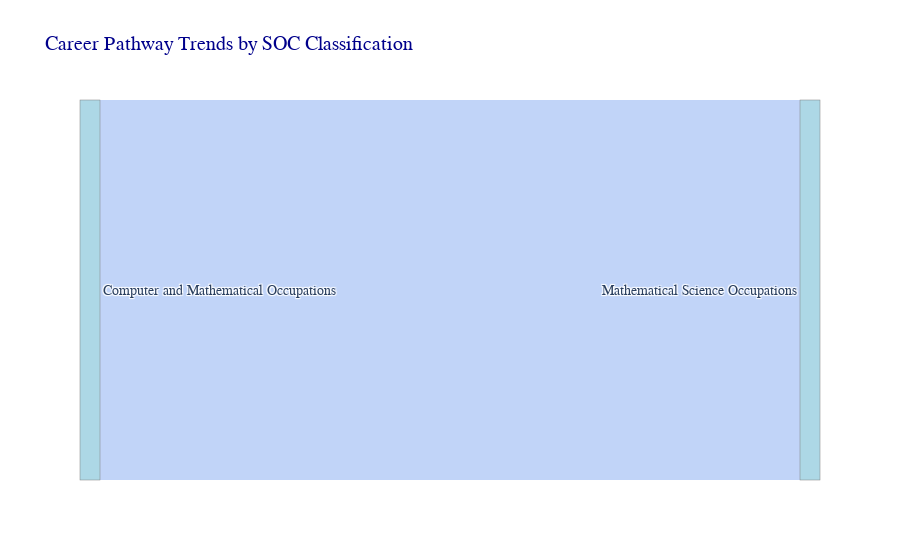

Source (notebook cell):
### Markdown cell above
# Career Pathway Trends (Sankey Diagram)
- Visualize job transitions between different occupation levels.
- **Aggregate Data**
  - Identify career transitions between **SOC job classifications**.
- **Visualize results**
  - Create a **Sankey diagram** where:
    - **Source** = `SOC_2021_2_NAME`
    - **Target** = `SOC_2021_3_NAME`
    - **Value** = Number of transitions
  - Apply custom colors and font styles.
- **Explanation:** Write two sentences about what the graph reveals.

### Code cell
# Your code for 8th question here
from pyspark.sql.functions import col, count
import pandas as pd
import plotly.graph_objects as go

sankey_df = (
    df.filter((col("SOC_2021_2_NAME").isNotNull()) & (col("SOC_2021_3_NAME").isNotNull()))
      .groupBy("SOC_2021_2_NAME", "SOC_2021_3_NAME")
      .agg(count("*").alias("TRANSITIONS"))
)

pdf = sankey_df.toPandas()

all_nodes = pd.unique(pdf[["SOC_2021_2_NAME", "SOC_2021_3_NAME"]].values.ravel())
node_map = {name: idx for idx, name in enumerate(all_nodes)}

pdf["source_idx"] = pdf["SOC_2021_2_NAME"].map(node_map)
pdf["target_idx"] = pdf["SOC_2021_3_NAME"].map(node_map)

fig = go.Figure(data=[go.Sankey(
    node=dict(
        pad=20,
        thickness=20,
        line=dict(color="gray", width=0.5),
        label=list(all_nodes),
        color="lightblue"
    ),
    link=dict(
        source=pdf["source_idx"],
        target=pdf["target_idx"],
        value=pdf["TRANSITIONS"],
        color="rgba(100, 149, 237, 0.4)"  
    )
)])

fig.update_layout(
    title_text="Career Pathway Trends by SOC Classification",
    font=dict(family="Times New Roman", size=14),
    title_font=dict(size=20, color="darkblue")
)

fig.show()

### Figure 1 — Plotly figure (JSON) as saved in the notebook; plotly's stock layout.template omitted (floating-point values rounded to 4 significant figures)
{"data": [{"link": {"color": "rgba(100, 149, 237, 0.4)", "source": [0], "target": [1], "value": [72476]}, "node": {"color": "lightblue", "label": ["Computer and Mathematical Occupations", "Mathematical Science Occupations"], "line": {"color": "gray", "width": 0.5}, "pad": 20, "thickness": 20}, "type": "sankey"}], "layout": {"font": {"family": "Times New Roman", "size": 14}, "title": {"font": {"color": "darkblue", "size": 20}, "text": "Career Pathway Trends by SOC Classification"}}}
